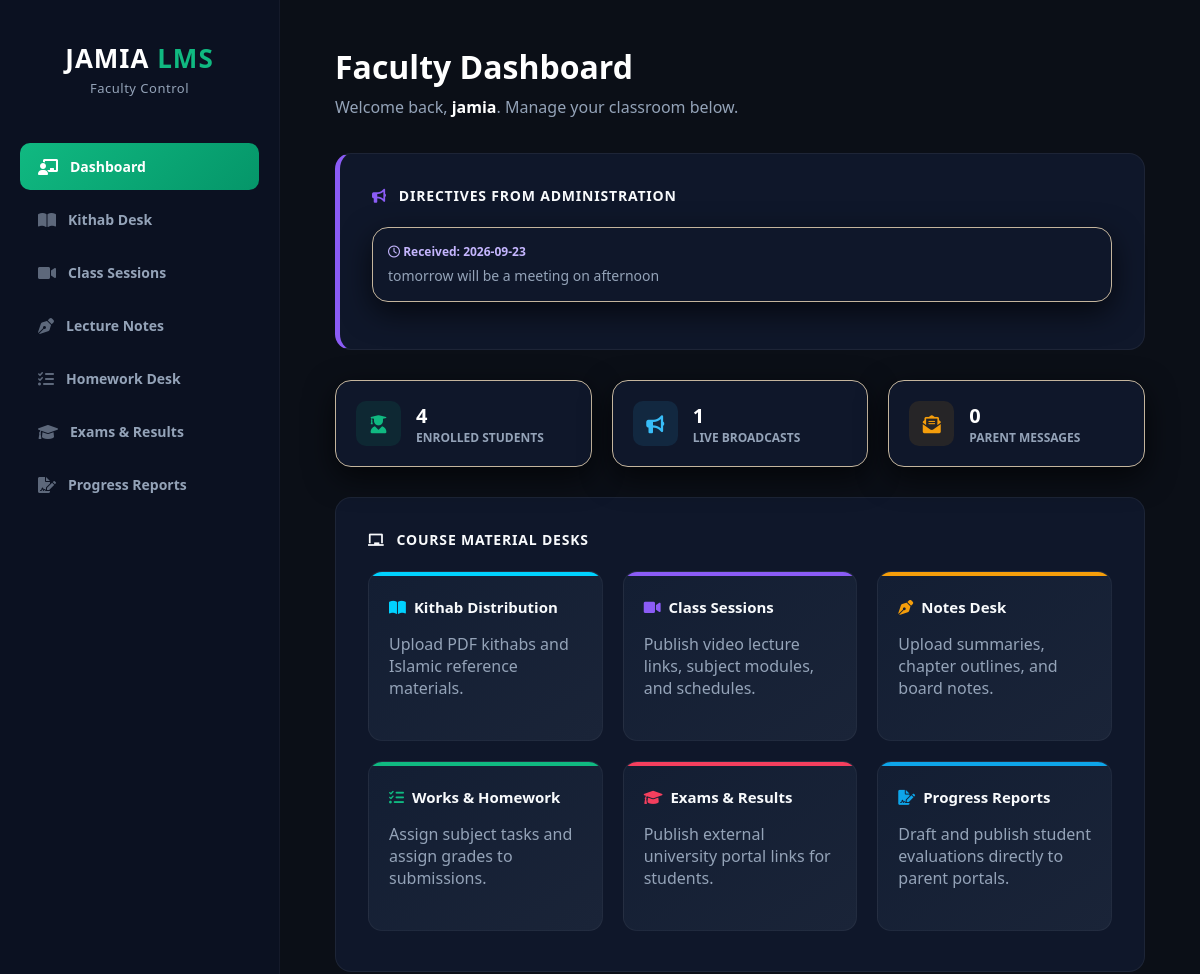
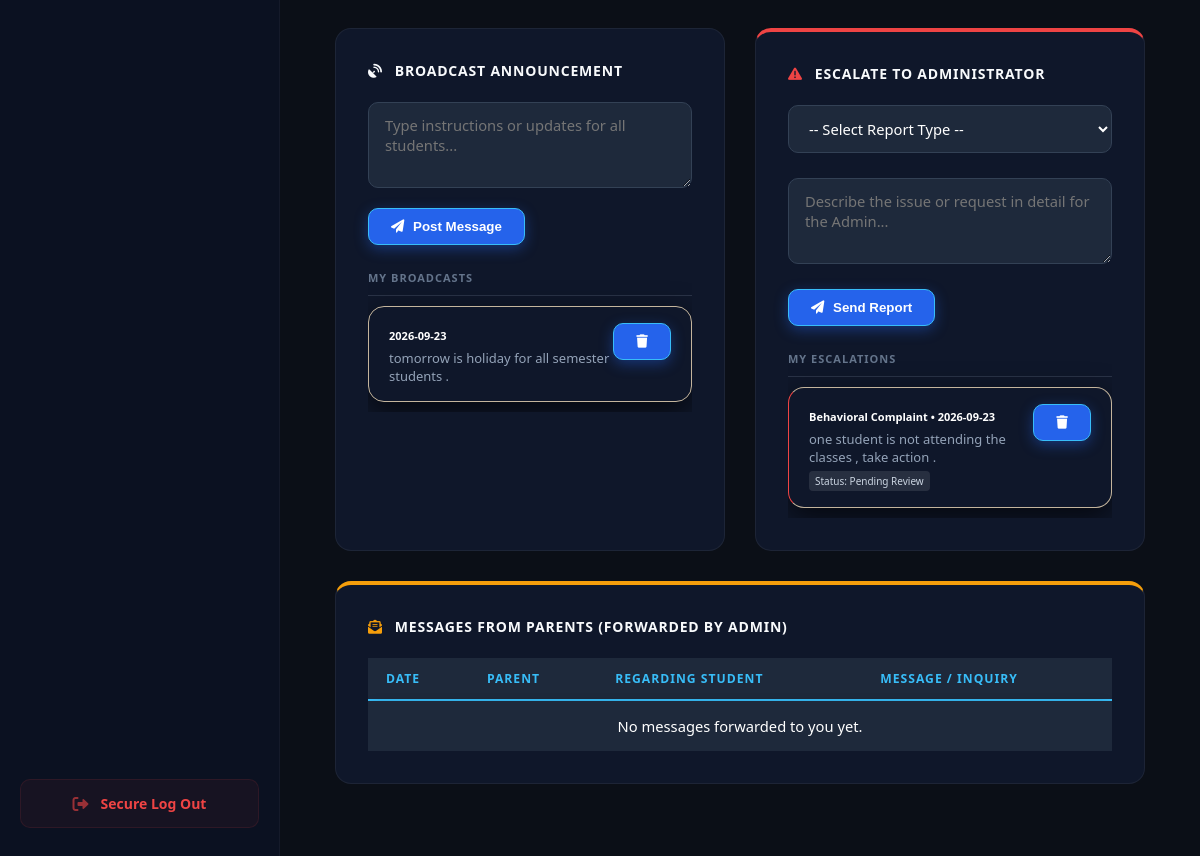
Page /teacher (signed in) on the committed database (2 pictures, top to bottom).
### tables this page shows
CREATE TABLE announcements (id INTEGER PRIMARY KEY AUTOINCREMENT, author TEXT DEFAULT 'Faculty', message TEXT NOT NULL, created_at TIMESTAMP DEFAULT CURRENT_TIMESTAMP, semester_id INTEGER DEFAULT 0);

CREATE TABLE admin_teacher_messages (id INTEGER PRIMARY KEY AUTOINCREMENT, teacher_id INTEGER NOT NULL, message TEXT NOT NULL, created_at TIMESTAMP DEFAULT CURRENT_TIMESTAMP);

CREATE TABLE teacher_admin_reports (id INTEGER PRIMARY KEY AUTOINCREMENT, teacher_id INTEGER NOT NULL, student_id INTEGER NOT NULL, report_type VARCHAR(50) NOT NULL, message TEXT NOT NULL, status VARCHAR(50) DEFAULT 'Pending Review', created_at TIMESTAMP DEFAULT CURRENT_TIMESTAMP, FOREIGN KEY(teacher_id) REFERENCES users(id), FOREIGN KEY(student_id) REFERENCES users(id));

### app.py (the view)
@app.route('/teacher')
def teacher_dashboard():
    if 'username' not in session or session.get('role') != 'teacher': return redirect(url_for('login'))
    conn = get_db()
    students = conn.execute('SELECT id, username FROM users WHERE role = "student" ORDER BY id ASC').fetchall()
    announcements = conn.execute('SELECT * FROM announcements ORDER BY id DESC').fetchall()
    feedbacks = conn.execute('SELECT f.message, p.username as parent_name, s.username as student_name, f.created_at FROM parent_feedback f JOIN users p ON f.parent_id = p.id JOIN users s ON f.student_id = s.id WHERE f.forwarded_teacher_id = ? ORDER BY f.created_at DESC', (session['user_id'],)).fetchall()
    admin_directives = conn.execute('SELECT message, created_at FROM admin_teacher_messages WHERE teacher_id = ? OR teacher_id = 0 ORDER BY created_at DESC', (session['user_id'],)).fetchall()
    my_escalations = conn.execute('SELECT * FROM teacher_admin_reports WHERE teacher_id = ? ORDER BY created_at DESC', (session['user_id'],)).fetchall()
    conn.close()
    return render_template('teacher_dashboard.html', students=students, announcements=announcements, feedbacks=feedbacks, admin_directives=admin_directives, my_escalations=my_escalations)

### templates/teacher_dashboard.html (shortened to what this page needs)
<!DOCTYPE html>
<html lang="en">
<head>
    <link rel="stylesheet" href="https://cdnjs.cloudflare.com/ajax/libs/font-awesome/6.0.0/css/all.min.css">
    <link rel="stylesheet" href="{{ url_for('static', filename='style.css') }}?v=17.0">
</head>
<body class="dark-mode">
    <div class="side-nav-menu">
        <div style="text-align: center; margin-bottom: 45px; padding-top: 15px;">
            <h2 style="margin: 0; font-size: 26px; font-weight: 800; letter-spacing: 1px;">JAMIA <span style="color: #10b981;">LMS</span></h2>
            <small style="font-size: 13px; letter-spacing: 0.5px;">Faculty Control</small>
        </div>
        <a href="{{ url_for('teacher_dashboard') }}" class="nav-link active"><i class="fas fa-chalkboard-teacher"></i> Dashboard</a>
        <a href="{{ url_for('teacher_kithabs') }}" class="nav-link"><i class="fas fa-book-open"></i> Kithab Desk</a>
        <a href="{{ url_for('teacher_classes') }}" class="nav-link"><i class="fas fa-video"></i> Class Sessions</a>
        <a href="{{ url_for('teacher_notes') }}" class="nav-link"><i class="fas fa-pen-nib"></i> Lecture Notes</a>
        <a href="{{ url_for('teacher_works') }}" class="nav-link"><i class="fas fa-tasks"></i> Homework Desk</a>
        <a href="{{ url_for('teacher_exams') }}" class="nav-link"><i class="fas fa-graduation-cap"></i> Exams & Results</a>
        <a href="{{ url_for('teacher_reports') }}" class="nav-link"><i class="fas fa-file-signature"></i> Progress Reports</a>
        <div style="margin-top: auto;">
            <a href="{{ url_for('logout') }}" class="nav-link logout-btn"><i class="fas fa-sign-out-alt"></i> Secure Log Out</a>
        </div>
    </div>
    <main class="main-content">
        <div style="display: flex; justify-content: space-between; align-items: center; margin-bottom: 35px;">
            <div>
                <h1 style="margin: 0; font-size: 32px; font-weight: 800;">Faculty Dashboard</h1>
                <p style="margin: 8px 0 0 0; font-size: 16px;">Welcome back, <strong style="color: #10b981;">{{ session.username }}</strong>. Manage your classroom below.</p>
            </div>
        </div>
        {% if admin_directives %}
        <div class="dash-wrapper" style="border-left: 5px solid #8b5cf6 !important;">
            <div class="section-header"><i class="fa-solid fa-bullhorn" style="color: #8b5cf6;"></i> Directives from Administration</div>
            {% for msg in admin_directives %}
            <div class="directive-box">
                <div style="font-size: 12px; color: #c4b5fd; font-weight: bold; margin-bottom: 5px;"><i class="fa-regular fa-clock"></i> Received: {{ msg[1][:10] }}</div>
                <p style="margin: 0; font-size: 14px; color: #f8fafc; line-height: 1.5;">{{ msg[0] }}</p>
            </div>
            {% endfor %}
        </div>
        {% endif %}
        <div class="stats-grid">
            <div class="stat-card">
                <div class="stat-icon" style="background: rgba(16, 185, 129, 0.1); color: #10b981;"><i class="fas fa-user-graduate"></i></div>
                <div><h4 style="margin: 0; font-size: 20px; font-weight: 800;">{{ students|length }}</h4><p style="margin: 0; font-size: 12px; text-transform: uppercase; font-weight: 600;">Enrolled Students</p></div>
            </div>
            <div class="stat-card">
                <div class="stat-icon" style="background: rgba(56, 189, 248, 0.1); color: #38bdf8;"><i class="fas fa-bullhorn"></i></div>
                <div><h4 style="margin: 0; font-size: 20px; font-weight: 800;">{{ announcements|length }}</h4><p style="margin: 0; font-size: 12px; text-transform: uppercase; font-weight: 600;">Live Broadcasts</p></div>
            </div>
            <div class="stat-card">
                <div class="stat-icon" style="background: rgba(245, 158, 11, 0.1); color: #f59e0b;"><i class="fas fa-envelope-open-text"></i></div>
                <div><h4 style="margin: 0; font-size: 20px; font-weight: 800;">{{ feedbacks|length }}</h4><p style="margin: 0; font-size: 12px; text-transform: uppercase; font-weight: 600;">Parent Messages</p></div>
            </div>
        </div>
        <div class="dash-wrapper" style="padding-bottom: 40px;">
            <div class="section-header"><i class="fas fa-chalkboard"></i> Course Material Desks</div>
            <div class="modules-grid">
                <a href="{{ url_for('teacher_kithabs') }}" class="mod-item mod-library"><h4><i class="fas fa-book-open" style="color: #00d2ff;"></i> Kithab Distribution</h4><p>Upload PDF kithabs and Islamic reference materials.</p></a>
                <a href="{{ url_for('teacher_classes') }}" class="mod-item mod-classes"><h4><i class="fas fa-video" style="color: #8b5cf6;"></i> Class Sessions</h4><p>Publish video lecture links, subject modules, and schedules.</p></a>
                <a href="{{ url_for('teacher_notes') }}" class="mod-item mod-notes"><h4><i class="fas fa-pen-nib" style="color: #f59e0b;"></i> Notes Desk</h4><p>Upload summaries, chapter outlines, and board notes.</p></a>
                <a href="{{ url_for('teacher_works') }}" class="mod-item mod-works"><h4><i class="fas fa-tasks" style="color: #10b981;"></i> Works & Homework</h4><p>Assign subject tasks and assign grades to submissions.</p></a>
                <a href="{{ url_for('teacher_exams') }}" class="mod-item mod-grading"><h4><i class="fas fa-graduation-cap" style="color: #f43f5e;"></i> Exams & Results</h4><p>Publish external university portal links for students.</p></a>
                <a href="{{ url_for('teacher_reports') }}" class="mod-item mod-reports"><h4><i class="fas fa-file-signature" style="color: #0ea5e9;"></i> Progress Reports</h4><p>Draft and publish student evaluations directly to parent portals.</p></a>
            </div>
        </div>
        <div class="two-col-grid">
            <div class="dash-wrapper" style="margin-bottom: 0;">
                <div class="section-header"><i class="fas fa-satellite-dish"></i> Broadcast Announcement</div>
                <form action="{{ url_for('post_announcement') }}" method="POST">
                    <textarea name="message" class="modern-input" rows="3" required placeholder="Type instructions or updates for all students..."></textarea>
                    <button type="submit" class="btn-primary"><i class="fas fa-paper-plane" style="margin-right: 5px;"></i> Post Message</button>
                </form>
                <div style="margin-top: 25px; max-height: 250px; overflow-y: auto;">
                    <div style="font-size: 11px; font-weight: 800; color: #64748b; letter-spacing: 1px; text-transform: uppercase; margin-bottom: 10px; padding-bottom: 10px; border-bottom: 1px solid rgba(148, 163, 184, 0.2);">My Broadcasts</div>
                    {% if announcements %}
                        {% for ann in announcements %}
                            {% if ann[1] == session.username %}
                            <div class="notice-box" style="align-items: flex-start;">
                                <div>
                                    <strong style="font-size: 11px; color: #10b981;">{{ ann[3][:10] }}</strong>
                                    <p style="font-size: 13px; margin: 4px 0 0 0; color: #f8fafc;">{{ ann[2] }}</p>
                                </div>
                                <form action="{{ url_for('delete_announcement', ann_id=ann[0]) }}" method="POST" style="margin:0;" onsubmit="return confirm('Delete this announcement?');">
                                    <button type="submit" style="background: rgba(239,68,68,0.1); color: #ef4444; border:none; padding: 6px 10px; border-radius: 6px; cursor: pointer;"><i class="fas fa-trash"></i></button>
                                </form>
                            </div>
                            {% endif %}
                        {% endfor %}
                    {% else %}
                        <p style="color: #94a3b8; font-size: 13px;">No announcements posted yet.</p>
                    {% endif %}
                </div>
            </div>
            <div class="dash-wrapper" style="margin-bottom: 0; border-top: 4px solid #ef4444 !important;">
                <div class="section-header"><i class="fa-solid fa-triangle-exclamation" style="color: #ef4444;"></i> Escalate to Administrator</div>
                <form action="{{ url_for('teacher_report_to_admin') }}" method="POST" style="display: flex; flex-direction: column; gap: 10px;">
                    <div>
                        <select name="report_type" required class="modern-input" style="width: 100%;">
                            <option value="" disabled selected>-- Select Report Type --</option>
                        </select>
                    </div>
                    <textarea name="message" class="modern-input" rows="3" required placeholder="Describe the issue or request in detail for the Admin..."></textarea>
                    <button type="submit" class="btn-danger" style="align-self: flex-start;"><i class="fa-solid fa-paper-plane" style="margin-right: 5px;"></i> Send Report</button>
                </form>
                <div style="margin-top: 25px; max-height: 250px; overflow-y: auto;">
                    <div style="font-size: 11px; font-weight: 800; color: #64748b; letter-spacing: 1px; text-transform: uppercase; margin-bottom: 10px; padding-bottom: 10px; border-bottom: 1px solid rgba(148, 163, 184, 0.2);">My Escalations</div>
                    {% if my_escalations %}
                        {% for esc in my_escalations %}
                        <div class="notice-box" style="border-left-color: #ef4444 !important; align-items: flex-start;">
                            <div>
                                <strong style="font-size: 11px; color: #ef4444;">{{ esc[3] }} &bull; {{ esc[6][:10] }}</strong>
                                <p style="font-size: 13px; margin: 4px 0 0 0; color: #f8fafc;">{{ esc[4] }}</p>
                                <span style="display: inline-block; margin-top: 5px; font-size: 10px; background: rgba(255,255,255,0.1); padding: 3px 6px; border-radius: 4px; color: #cbd5e1;">Status: {{ esc[5] }}</span>
                            </div>
                            <form action="{{ url_for('teacher_delete_escalation', report_id=esc[0]) }}" method="POST" style="margin:0;" onsubmit="return confirm('Delete this escalation?');">
                                <button type="submit" style="background: rgba(239,68,68,0.1); color: #ef4444; border:none; padding: 6px 10px; border-radius: 6px; cursor: pointer;"><i class="fas fa-trash"></i></button>
                            </form>
                        </div>
                        {% endfor %}
                    {% else %}
                        <p style="color: #94a3b8; font-size: 13px;">No escalations sent yet.</p>
                    {% endif %}
                </div>
            </div>
        </div>
        <div class="dash-wrapper" style="margin-top: 30px; border-top: 4px solid #f59e0b !important;">
            <div class="section-header"><i class="fas fa-envelope-open-text" style="color: #f59e0b;"></i> Messages from Parents (Forwarded by Admin)</div>
            <div style="overflow-x: auto;">
                <table>
                    <thead><tr><th>Date</th><th>Parent</th><th>Regarding Student</th><th>Message / Inquiry</th></tr></thead>
                    <tbody>
                        {% if feedbacks %}
                            {% for f in feedbacks %}
                            <tr>
                                <td style="font-size: 12px; color: #94a3b8;">{{ f[3][:10] }}</td>
                                <td><strong style="color: #e2e8f0;"><i class="fa-solid fa-user-shield"></i> {{ f[1] }}</strong></td>
                                <td><span style="background: rgba(56, 189, 248, 0.1); color: #38bdf8; padding: 4px 10px; border-radius: 6px; font-size: 12px; font-weight: 700;">{{ f[2] }}</span></td>
                                <td style="font-size: 13px; line-height: 1.5; color: #cbd5e1; max-width: 400px; word-wrap: break-word;">{{ f[0] }}</td>
                            </tr>
                            {% endfor %}
                        {% else %}
                            <tr><td colspan="4" style="text-align: center; color: #64748b; padding: 25px;">No messages forwarded to you yet.</td></tr>
                        {% endif %}
                    </tbody>
                </table>
            </div>
        </div>
    </main>
</body>
</html>

### rows in the picture
announcements: username "jamia", created_at "2026-09-23", message "tomorrow is holiday for all semester students ."
admin_teacher_messages: created_at "2026-09-23", message "tomorrow will be a meeting on afternoon"
teacher_admin_reports: report_type "Behavioral Complaint", created_at "2026-09-23", message "one student is not attending the classes , take action .", status "Pending Review"

### other values in the picture
{{ students|length }} "4"
{{ announcements|length }} "1"
{{ feedbacks|length }} "0"
